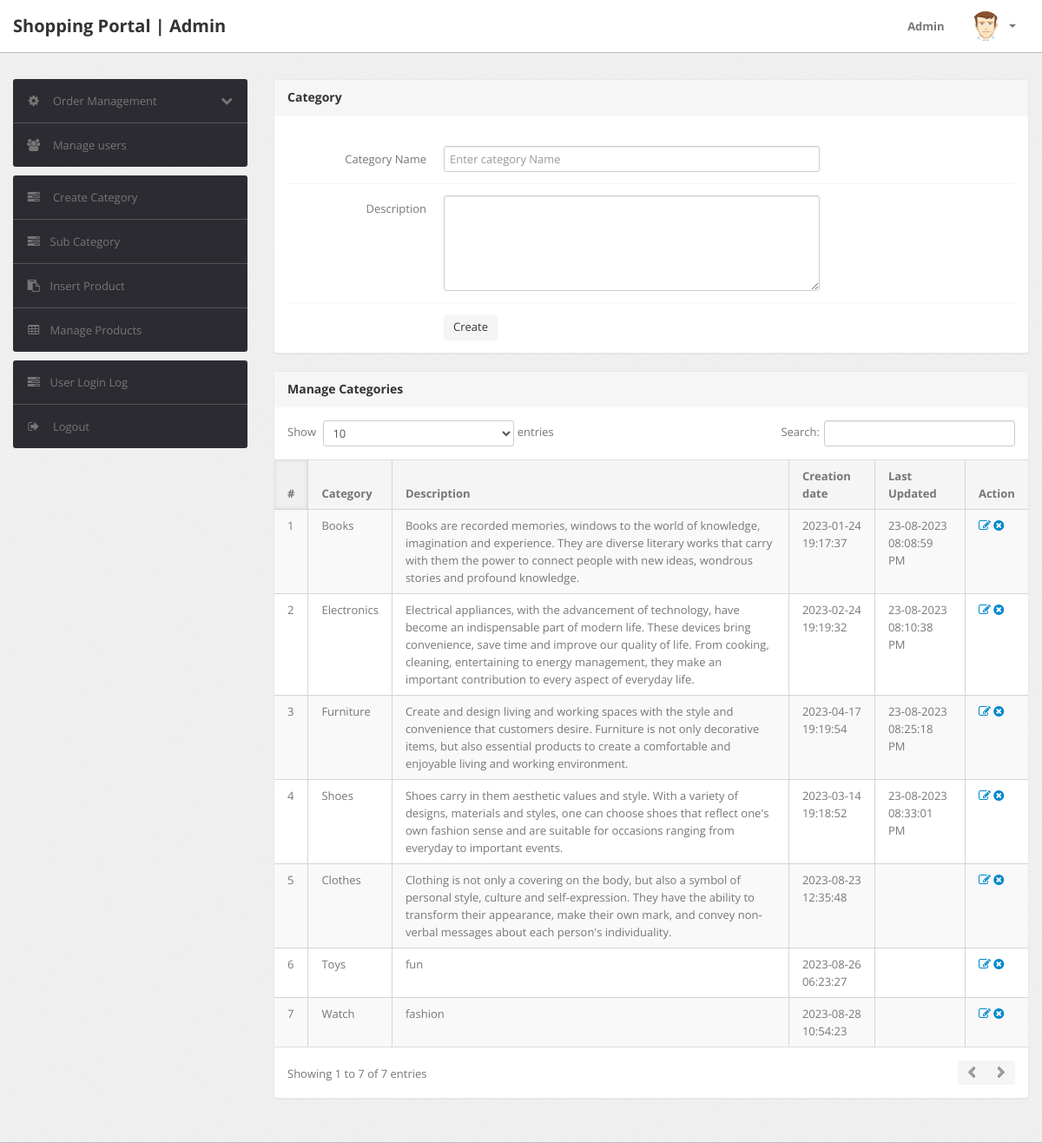
The app's page /admin/category.php (signed in) with its own data.
### tables this page shows
CREATE TABLE `category` (
  `id` int(11) NOT NULL,
  `categoryName` varchar(255) DEFAULT NULL,
  `categoryDescription` longtext DEFAULT NULL,
  `creationDate` timestamp NOT NULL DEFAULT current_timestamp(),
  `updationDate` varchar(255) DEFAULT NULL
);

### admin/category.php (the view, shortened to what this page needs)
<?php
include('include/config.php');
if(strlen($_SESSION['alogin'])==0)
	{
header('location:index.php');
}
else{
?>
<!DOCTYPE html>
<html lang="en">
<head>
	<link type="text/css" href="bootstrap/css/bootstrap.min.css" rel="stylesheet">
	<link type="text/css" href="bootstrap/css/bootstrap-responsive.min.css" rel="stylesheet">
	<link type="text/css" href="css/theme.css" rel="stylesheet">
	<link type="text/css" href="images/icons/css/font-awesome.css" rel="stylesheet">
</head>
<body>
<?php include('include/header.php');?>
	<div class="wrapper">
		<div class="container">
			<div class="row">
<?php include('include/sidebar.php');?>
			<div class="span9">
					<div class="content">
						<div class="module">
							<div class="module-head">
								<h3>Category</h3>
							</div>
							<div class="module-body">
									<br />
			<form class="form-horizontal row-fluid" name="Category" method="post" >
<div class="control-group">
<label class="control-label" for="basicinput">Category Name</label>
<div class="controls">
<input type="text" placeholder="Enter category Name"  name="category" class="span8 tip" required>
</div>
</div>
<div class="control-group">
											<label class="control-label" for="basicinput">Description</label>
											<div class="controls">
												<textarea class="span8" name="description" rows="5"></textarea>
											</div>
										</div>
	<div class="control-group">
											<div class="controls">
												<button type="submit" name="submit" class="btn">Create</button>
											</div>
										</div>
									</form>
							</div>
						</div>
	<div class="module">
							<div class="module-head">
								<h3>Manage Categories</h3>
							</div>
							<div class="module-body table">
								<table cellpadding="0" cellspacing="0" border="0" class="datatable-1 table table-bordered table-striped	 display" width="100%">
									<thead>
										<tr>
											<th>#</th>
											<th>Category</th>
											<th>Description</th>
											<th>Creation date</th>
											<th>Last Updated</th>
											<th>Action</th>
										</tr>
									</thead>
									<tbody>
<?php $query=mysqli_query($con,"select * from category");
$cnt=1;
while($row=mysqli_fetch_array($query))
{
?>
										<tr>
											<td><?php echo htmlentities($cnt);?></td>
											<td><?php echo htmlentities($row['categoryName']);?></td>
											<td><?php echo htmlentities($row['categoryDescription']);?></td>
											<td> <?php echo htmlentities($row['creationDate']);?></td>
											<td><?php echo htmlentities($row['updationDate']);?></td>
											<td>
											<a href="edit-category.php?id=<?php echo $row['id']?>" ><i class="icon-edit"></i></a>
											<a href="category.php?id=<?php echo $row['id']?>&del=delete" onClick="return confirm('Are you sure you want to delete?')"><i class="icon-remove-sign"></i></a></td>
										</tr>
										<?php $cnt=$cnt+1; } ?>
								</table>
							</div>
						</div>
					</div>
				</div>
			</div>
		</div>
	</div>
</body>
<?php } ?>

### records on screen
category: categoryName "Books", categoryDescription "Books are recorded memories, windows to the world of knowledge, imagination and experience. They are diverse literary works that carry with them the power to connect people with new ideas, wondrous stories and profound knowledge.", creationDate "2023-01-24 19:17:37", updationDate "23-08-2023 08:08:59 PM"
category: categoryName "Electronics", categoryDescription "Electrical appliances, with the advancement of technology, have become an indispensable part of modern life. These devices bring convenience, save time and improve our quality of life. From cooking, cleaning, entertaining to energy management, they make an important contribution to every aspect of everyday life.", creationDate "2023-02-24 19:19:32", updationDate "23-08-2023 08:10:38 PM"
category: categoryName "Furniture", categoryDescription "Create and design living and working spaces with the style and convenience that customers desire. Furniture is not only decorative items, but also essential products to create a comfortable and enjoyable living and working environment.", creationDate "2023-04-17 19:19:54", updationDate "23-08-2023 08:25:18 PM"
category: categoryName "Shoes", categoryDescription "Shoes carry in them aesthetic values and style. With a variety of designs, materials and styles, one can choose shoes that reflect one's own fashion sense and are suitable for occasions ranging from everyday to important events.", creationDate "2023-03-14 19:18:52", updationDate "23-08-2023 08:33:01 PM"
category: categoryName "Clothes", categoryDescription "Clothing is not only a covering on the body, but also a symbol of personal style, culture and self-expression. They have the ability to transform their appearance, make their own mark, and convey non-verbal messages about each person's individuality.", creationDate "2023-08-23 12:35:48"
category: categoryName "Toys", categoryDescription "fun", creationDate "2023-08-26 06:23:27"
category: categoryName "Watch", categoryDescription "fashion", creationDate "2023-08-28 10:54:23"
